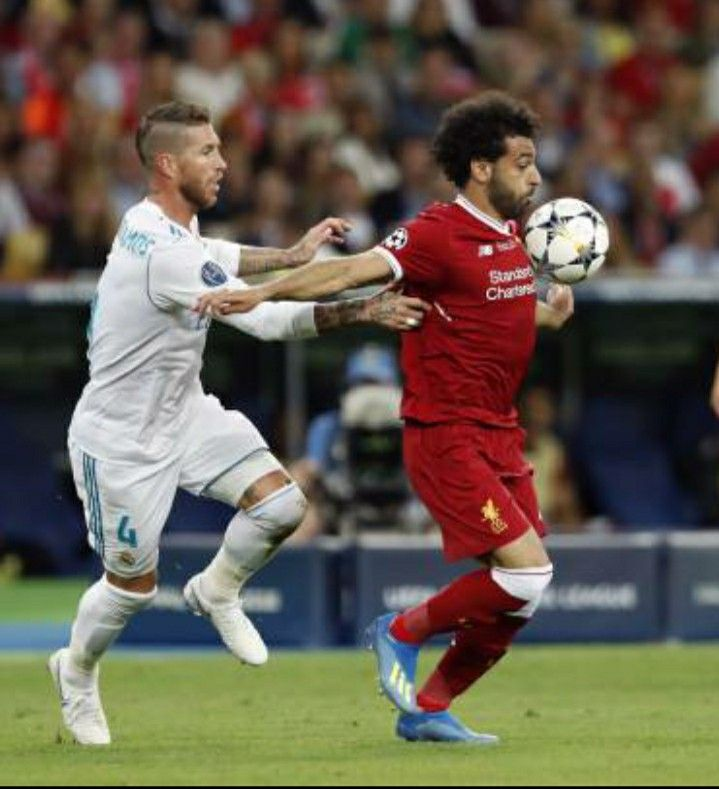
#> input picture XLA/anh1.jpg, 719 x 789 px; its folder holds 5 pictures in this run
$ jupyter execute --allow-errors XLA_B1.ipynb
#> lines starting #> are read from the running program, lines starting #| are printed output that depends on the picture
#> further down, img is the input picture: shape (789, 719, 3); mean B, G, R 78.5, 92.4, 102.1
#> after the loop `for i in range(h):`:
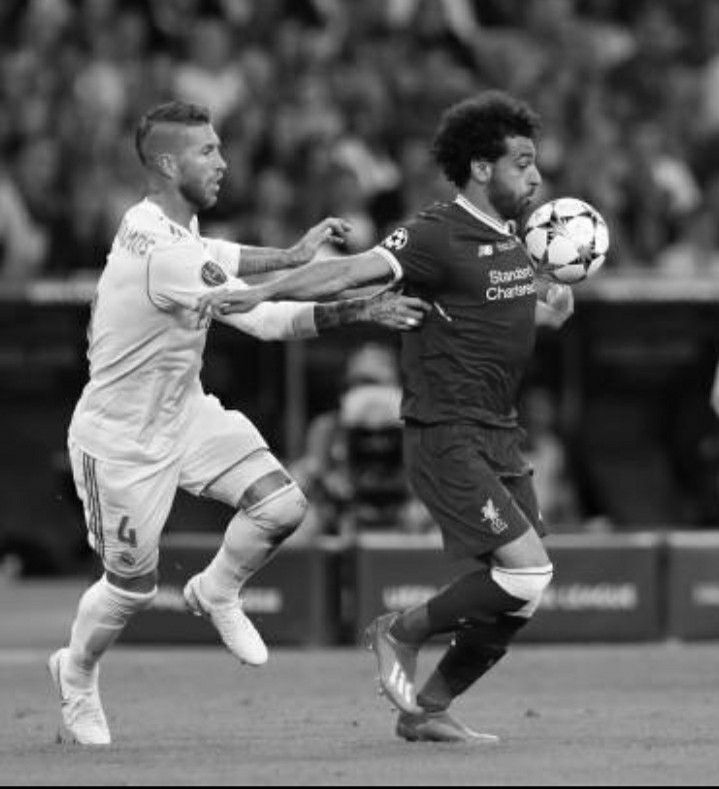
#> gray: shape (789, 719); min 0, max 255, mean 93.7
#> after the loop `for i in range(h):`: H1 = 256 values, max 5783 at index 151, min 16 at index 255, mean 2216
#> after the loop `for k in range(256):`: L = 256
#| Số mức xám thật sự xuất hiện L = 256
#> after the loop `for k in range(256):`: pdf = 256 values, max 0.0102 at index 151, min 2.82e-05 at index 255, mean 0.00391
#> after the loop `for k in range(1, 256):`: cdf = 256 values from 0.000259 to 1
#> after the loop `for k in range(256):`: mapping = 256 values from 0 to 255
#> after the loop `for i in range(h):`:
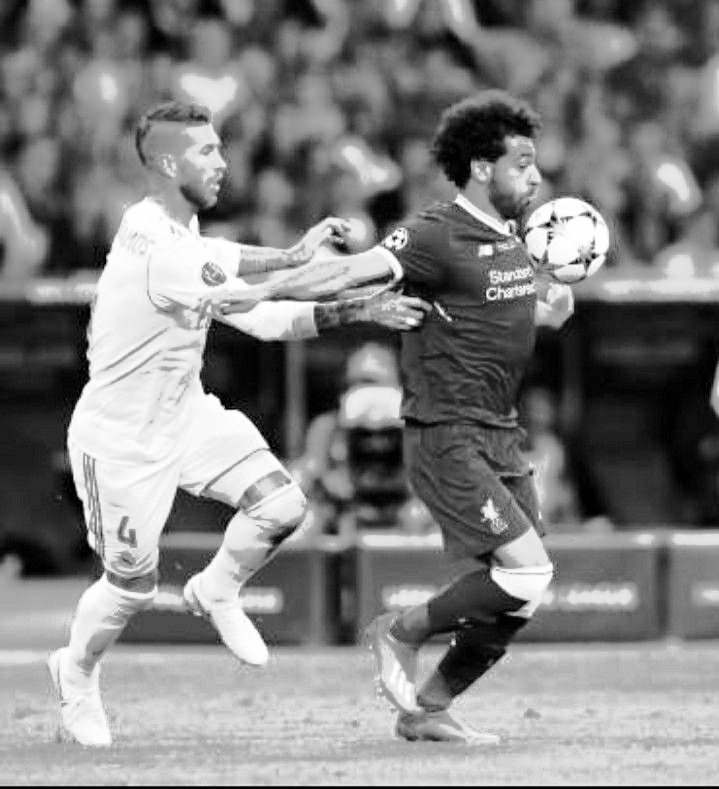
#> equalized: shape (789, 719); min 0, max 255, mean 128.3
#> after the loop `for i in range(h):`: H2 = 256 values, max 5783 at index 211, min 0 at index 4, mean 2216
#> `rmin = equalized[0, 0]`: rmin = 68
#> after the loop `for i in range(h):`: rmax = 255; rmin = 0
#| Min sau cân bằng: 0
#| Max sau cân bằng: 255
#> after the loop `for i in range(h):`:
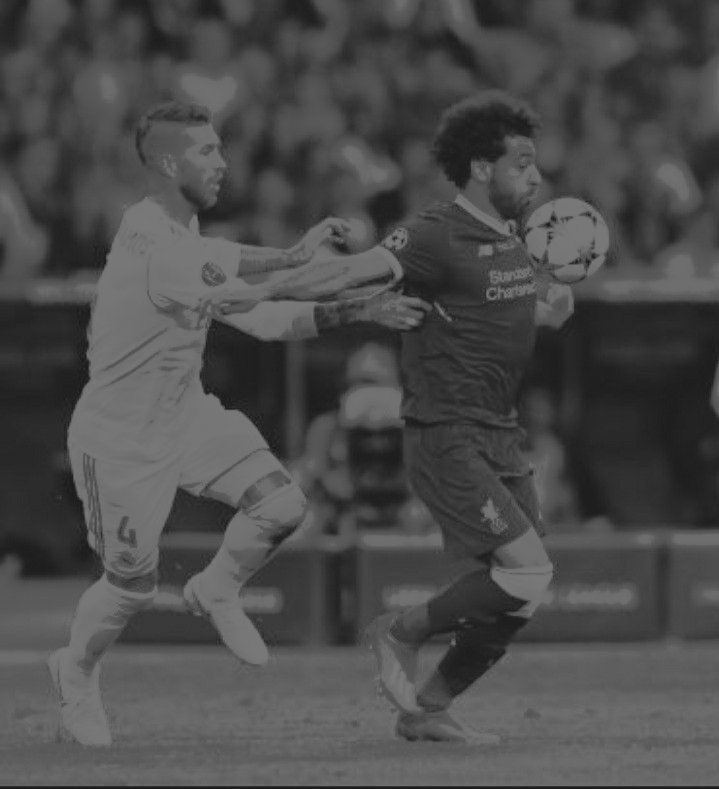
#> narrow: shape (789, 719); min 30, max 120, mean 75.3
#> after the loop `for i in range(h):`: H3 = 256 values, max 11315 at index 103, min 0 at index 0, mean 2216
#> `plt.show()`:
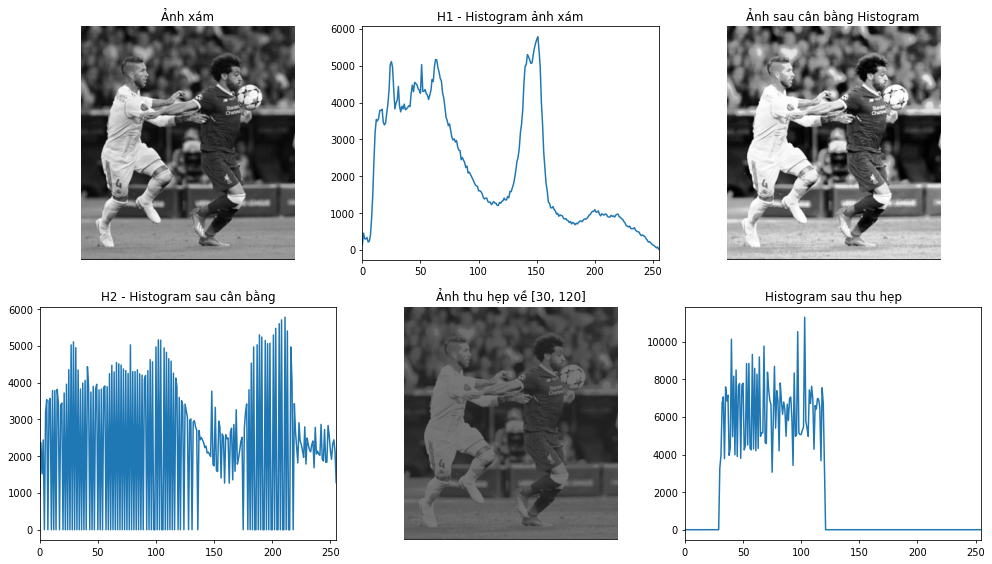
#> figure drawn by matplotlib, 6 panels; panel 2: curve peaks at x = 151, y = 5783; panel 4: curve peaks at x = 211, y = 5783; panel 6: curve peaks at x = 103, y = 11315
#| Min gray ban đầu: 0
#| Max gray ban đầu: 255
#| Min ảnh sau cân bằng: 0
#| Max ảnh sau cân bằng: 255
#| Min ảnh sau thu hẹp: 30
#| Max ảnh sau thu hẹp: 120
[cell 1]
import cv2
import numpy as np
import matplotlib.pyplot as plt

# =========================
# 0. Đọc ảnh màu
# =========================
num = 1;
#> (the rest of this cell did not finish here and is left out)
